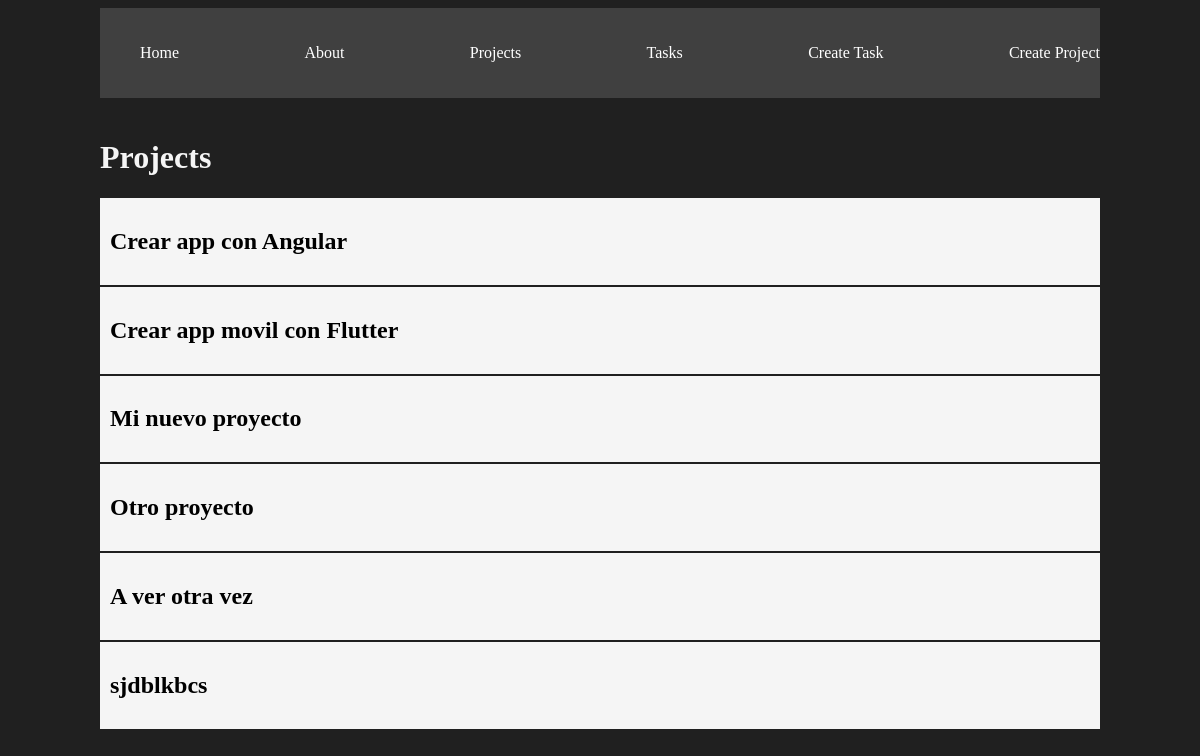
/projects/, run on the app's committed database.
### myapp/models.py (models this page shows, shortened)
class Project(models.Model):
    name = models.CharField(max_length=200)

### myapp/views.py (the view)
# urls.py: path('projects/', views.projects, name="projects"),
def projects(request):
    projects = Project.objects.all()
    return render(request, 'projects/projects.html', {
        'projects': projects
    })

### myapp/templates/projects/projects.html
{% extends 'layouts/base.html' %}
{% block content %}
<h1>Projects</h1>
{% for project in projects %}
<article class="card">
    <h2>{{ project.name }}</h2>
</article>
{% endfor %}
{% endblock %}

### myapp/static/styles/main.css (style rules this page uses)
body { background: #202020; color: whitesmoke; }
.card { background: whitesmoke; color: black; padding: 10px; margin-bottom: 2px; }

### data on the page
Project: name "Crear app con Angular"
Project: name "Crear app movil con Flutter"
Project: name "Mi nuevo proyecto"
Project: name "Otro proyecto"
Project: name "A ver otra vez"
Project: name "sjdblkbcs"
